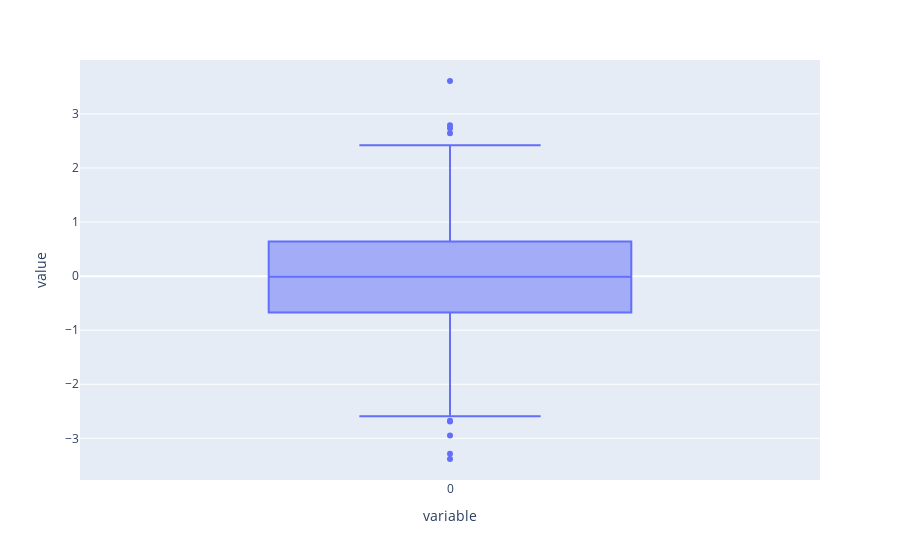

Write notebook code for a chart like this one.
### Code cell
px.box(x)

### Figure 1 — Plotly figure (JSON) as saved in the notebook; plotly's stock layout.template omitted (floating-point values rounded to 4 significant figures; data arrays with more than 128 entries replaced by an {"elided": "..."} marker saying what was removed)
{"data": [{"alignmentgroup": "True", "hovertemplate": "variable=%{x}<br>value=%{y}<extra></extra>", "legendgroup": "", "marker": {"color": "#636efa"}, "name": "", "notched": false, "offsetgroup": "", "orientation": "v", "showlegend": false, "type": "box", "x": {"elided": "1000 str values"}, "x0": " ", "xaxis": "x", "y": {"elided": "1000 float values"}, "y0": " ", "yaxis": "y"}], "layout": {"boxmode": "group", "legend": {"tracegroupgap": 0}, "margin": {"t": 60}, "xaxis": {"anchor": "y", "domain": [0, 1], "title": {"text": "variable"}}, "yaxis": {"anchor": "x", "domain": [0, 1], "title": {"text": "value"}}}}
